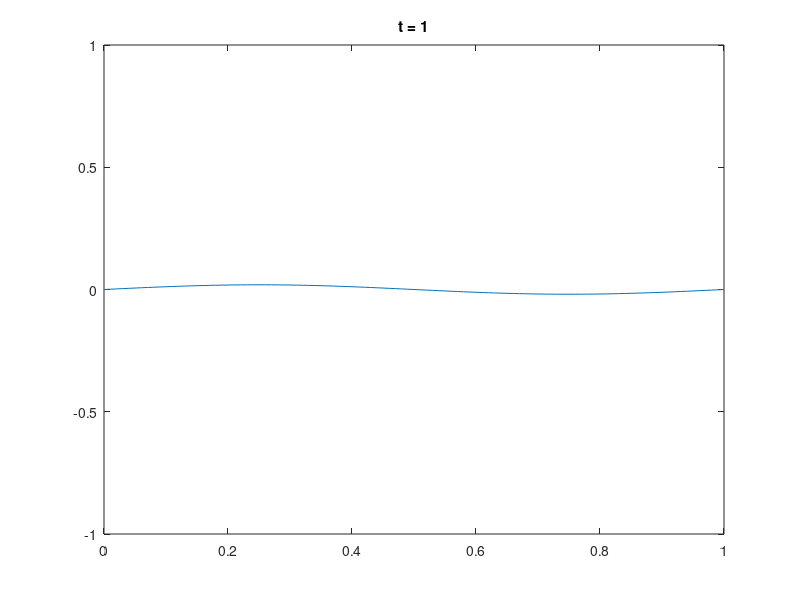

MATLAB code to generate this figure:
%% Main parameters
D = .1;
L = 1;
T = 1;

Nx = 100;
nu = 1; % nu = D * tau / h^2

%% Secondary parameters
x = linspace(0, L, Nx + 1);
h = x(2) - x(1);

tau = nu * h^2 / D;
Nt = ceil(T/tau) + 1;

u_0 = exp(-(x - .5).^2 ./ .05);
u_0 = sin(2*pi*x/L);

% figure(1)
% plot(x, u_0)

%% Transition matrices
alpha = 4*(6*nu + 5);
a = 2*(1 - 6*nu)/alpha;
b = -4*(5 - 6*nu)/alpha;
c = -2*(1 + 6*nu)/alpha;

U_now = b*eye(Nx) + ...
    diag(c * ones(Nx-1, 1), 1) + ...
    diag(c * ones(Nx-1, 1),-1);
U_next = eye(Nx) + ...
    diag(a * ones(Nx-1, 1), 1) + ...
    diag(a * ones(Nx-1, 1),-1);

%% Periodic border condition
U_next(1, end) = a;
U_next(end, 1) = a;
U_now(1, end) = c;
U_now(end, 1) = c;

%% Integration
U = zeros(Nt, Nx);
U(1, :) = u_0(1 : end-1);

for k = 2 : Nt
    U(k, :) = -U_next \ U_now * U(k - 1, :).';
end
U = [U, U(:, 1)];

%% Visualisation
figure(2)

for k = [1 : floor(Nt/200) : Nt, Nt]
    plot(x, U(k, :));
    axis([0 L -1 1]);
    title(['t = ', num2str((k-1)*tau)]);
    drawnow;
end
